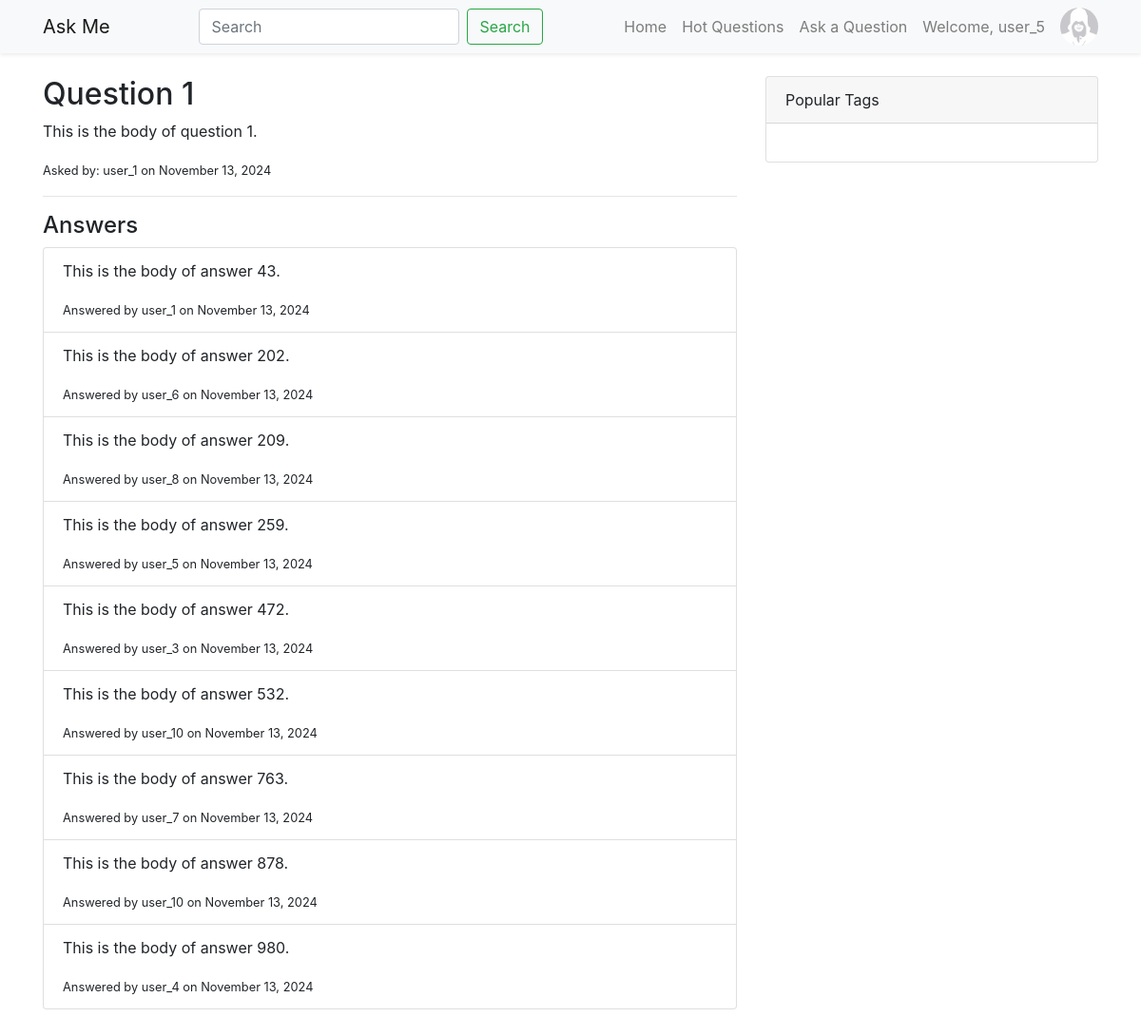
Screenshot of /question/1/ (signed in) with the database file from the repository.
### questions/models.py (models this page shows, shortened)
class Question(models.Model):
    title = models.CharField(max_length=200)
    body = models.TextField()
    created_at = models.DateTimeField(auto_now_add=True)
    user = models.ForeignKey(User, on_delete=models.CASCADE, null=True)
    tags = models.ManyToManyField(Tag, related_name='questions')
    views = models.PositiveIntegerField(default=0)
    objects = QuestionManager()
    class Meta:
        ordering = ['-created_at']

class Answer(models.Model):
    question = models.ForeignKey(Question, related_name='answers', on_delete=models.CASCADE)
    body = models.TextField()
    user = models.ForeignKey(User, on_delete=models.CASCADE)
    created_at = models.DateTimeField(auto_now_add=True)

### questions/views.py (the view)
# urls.py: path('question/<int:question_id>/', views.question_detail, name='question_detail'),
def question_detail(request, question_id):
    question = get_object_or_404(Question, pk=question_id)
    answers = question.answers.all()
    return render(request, 'question_detail.html', {'question': question, 'answers': answers})

### templates/question_detail.html (shortened to what this page needs)
{% extends 'base.html' %}
{% block content %}
    <div class="question-detail mb-4">
        <h2>{{ question.title }}</h2>
        <p>{{ question.body }}</p>
        <p><small>Asked by: {{ question.user.username }} on {{ question.created_at|date:"F j, Y" }}</small></p>
        <hr>
        <h4>Answers</h4>
        <div class="list-group">
            {% for answer in answers %}
                <div class="list-group-item">
                    <p>{{ answer.body }}</p>
                    <small>Answered by {{ answer.user.username }} on {{ answer.created_at|date:"F j, Y" }}</small>
                </div>
            {% empty %}
                <p>No answers yet. Be the first to answer!</p>
            {% endfor %}
        </div>
    </div>
{% endblock %}

### templates/base.html (shortened to what this page needs)
{% load static %}
<!DOCTYPE html>
<html lang="en">
<head>
    <link href="https://stackpath.bootstrapcdn.com/bootstrap/4.5.2/css/bootstrap.min.css" rel="stylesheet">
</head>
<body>
    <nav class="navbar navbar-expand-lg navbar-light bg-light shadow-sm mb-4">
        <div class="container">
            <a class="navbar-brand" href="{% url 'index' %}">Ask Me</a>
            <div class="collapse navbar-collapse" id="navbarNav">
                <form class="form-inline my-2 my-lg-0 ml-auto" action="{% url 'index' %}" method="GET">
                    <input class="form-control mr-sm-2" type="search" placeholder="Search" aria-label="Search" name="q" value="{{ query }}">
                    <button class="btn btn-outline-success my-2 my-sm-0" type="submit">Search</button>
                </form>
                <ul class="navbar-nav ml-auto">
                    <li class="nav-item">
                        <a class="nav-link" href="{% url 'index' %}">Home</a>
                    </li>
                    <li class="nav-item">
                        <a class="nav-link" href="{% url 'hot' %}">Hot Questions</a>
                    </li>
                    <li class="nav-item">
                        <a class="nav-link" href="{% url 'ask' %}">Ask a Question</a>
                    </li>
                    {% if user.is_authenticated %}
                        <li class="nav-item d-flex align-items-center">
                            <span class="nav-link mr-2">Welcome, {{ user.username }}</span>
                            {% if user.profile.avatar %}
                                <img src="{{ user.profile.avatar.url }}" alt="{{ user.username }}'s Avatar" class="rounded-circle" width="40" height="40">
                            {% else %}
                                <img src="{% static 'img/avatar_pattern.jpg' %}" alt="Default Avatar" class="rounded-circle" width="40" height="40">
                            {% endif %}
                        </li>
                    {% endif %}
                </ul>
            </div>
        </div>
    </nav>
    <div class="container mb-5">
        <div class="row">
            <div class="col-lg-8">
                {% block content %}
                {% endblock %}
            </div>
            <div class="col-lg-4">
                {% block sidebar %}
                <div class="card mb-4">
                    <div class="card-header">
                        Popular Tags
                    </div>
                    <div class="card-body">
                    </div>
                </div>
                {% endblock %}
            </div>
        </div>
    </div>
</body>
</html>

### rows the page displays
Question: title "Question 1", body "This is the body of question 1.", user.username "user_1", created_at "November 13, 2024"
Answer: body "This is the body of answer 43.", user.username "user_1", created_at "November 13, 2024"
Answer: body "This is the body of answer 202.", user.username "user_6", created_at "November 13, 2024"
Answer: body "This is the body of answer 209.", user.username "user_8", created_at "November 13, 2024"
Answer: body "This is the body of answer 259.", user.username "user_5", created_at "November 13, 2024"
Answer: body "This is the body of answer 472.", user.username "user_3", created_at "November 13, 2024"
Answer: body "This is the body of answer 532.", user.username "user_10", created_at "November 13, 2024"
Answer: body "This is the body of answer 763.", user.username "user_7", created_at "November 13, 2024"
Answer: body "This is the body of answer 878.", user.username "user_10", created_at "November 13, 2024"
Answer: body "This is the body of answer 980.", user.username "user_4", created_at "November 13, 2024"

### other values shown
{{ user.username }} "user_5"
